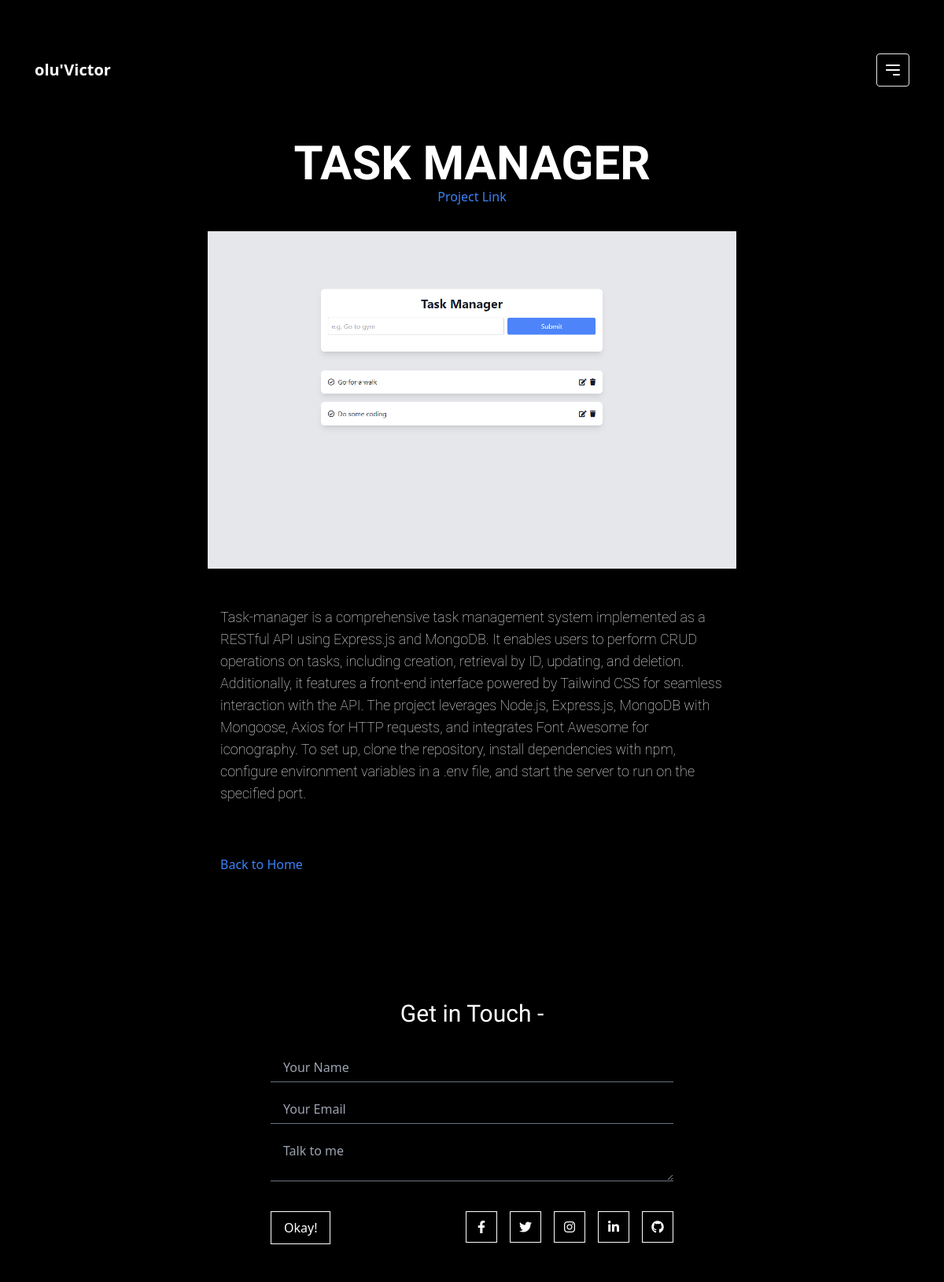
Screenshot of /project/6/ with the database file from the repository.
### main/models.py (models this page shows, shortened)
class Project(models.Model):
    title = models.CharField(max_length=200)
    description = models.TextField()
    tags = models.ManyToManyField(Tag, related_name="projects")
    link = models.URLField(max_length=200, blank=True)
    logo = models.ImageField(upload_to="project_logos/", blank=True, null=True)  # Separate field for logo

class ProjectImage(models.Model):
    project = models.ForeignKey(Project, related_name="images", on_delete=models.CASCADE)
    images = models.ImageField(upload_to="project_images/")

### main/views.py (the view)
# urls.py: path("project/<int:id>/", views.project, name="project"),
def project(request, id):
    project = get_object_or_404(Project, pk=id)
    return render(request, "project.html", {'project': project})

### main/templates/project.html (shortened to what this page needs)
{% load static %}
<!DOCTYPE html>
<html lang="en">
<head>
    <link rel="stylesheet" href="{% static 'css/style.css' %}">
    <link href="https://cdn.jsdelivr.net/npm/tailwindcss@2.2.19/dist/tailwind.min.css" rel="stylesheet">
    <link rel="stylesheet" href="https://cdnjs.cloudflare.com/ajax/libs/font-awesome/6.0.0-beta3/css/all.min.css">
</head>
<body class="bg-black text-white p-12" style="margin: 0; padding: 0;">
    <div class="w-full mx-auto">
        <header class="container mx-auto mb-12 mx-auto p-5 flex justify-between items-center max-w-6xl mt-12">
            <div>
                <a href="/"><span class="text-xl font-bold">olu'Victor</span></a>
            </div>
            <button id="menu-button" class="p-2 border rounded hover:bg-gray-700">
                <svg id="menu-icon" class="w-6 h-6" fill="none" stroke="currentColor" viewBox="0 0 24 24" xmlns="http://www.w3.org/2000/svg">
                    <path id="menu-path" stroke-linecap="round" stroke-linejoin="round" stroke-width="2" d="M4 6h16M4 12h16m-7 6h7"></path>
                </svg>
            </button>
        </header>
        <main class="container mx-auto max-w-2xl">
            <section class="project-details max-w-full relative md:max-w-3xl">
                <div class="text-center">
                    <h1 class="title text-3xl md:text-6xl font-bold">{{ project.title }}</h1>
                    <a href="{{ project.link }}" class="text-blue-500 hover:text-blue-700">Project Link</a>
                </div>
                <div class="mt-8">
                    {% for image in project.images.all %}
                    <div class="mb-8">
                        <img src="{{ image.images.url }}" alt="project-image" class="project-image">
                    </div>
                    {% endfor %}
                </div>
                <p class="subtitle sm: p-4 text-lg">{{ project.description }}</p>
                <a href="{% url 'index' %}" class="text-blue-500 hover:text-blue-700 mt-8 sm: p-4 inline-block">Back to Home</a>
            </section>
        </main>
    </div>
    <section id="contact" class="contact-section mt-24 bg-black w-full">
        <div class="max-w-2xl p-4 md:p-12 mt-12 mx-auto flex flex-col items-center justify-center">
            <div class="title text-3xl mb-8">Get in Touch - {{ message_name }}</div>
            <form action="{% url 'index' %}" method="POST" class="w-full max-w-lg">
                <div class="mb-4">
                    <input class="appearance-none bg-transparent border-b border-gray-500 w-full py-2 px-4 text-white leading-tight focus:outline-none focus:border-white" name="message-name" type="text" placeholder="Your Name">
                </div>
                <div class="mb-4">
                    <input class="appearance-none bg-transparent border-b border-gray-500 w-full py-2 px-4 text-white leading-tight focus:outline-none focus:border-white" name="message-email" type="email" placeholder="Your Email">
                </div>
                <div class="mb-4">
                    <textarea class="appearance-none bg-transparent border-b border-gray-500 w-full py-2 px-4 text-white leading-tight focus:outline-none focus:border-white" name="message" placeholder="Talk to me"></textarea>
                </div>
                <div class="flex justify-between mt-8">
                    <div>
                        <button class="bg-transparent text-white border border-white py-2 px-4 hover:bg-white hover:text-black" type="submit">Okay!</button>
                    </div>
                    <div class="flex space-x-4">
                        <a href="https://facebook.com" target="_blank" class="flex items-center justify-center w-10 h-10 border border-white text-white hover:bg-blue-700 transition duration-300">
                            <i class="fab fa-facebook-f"></i>
                        </a>
                        <a href="https://twitter.com" target="_blank" class="flex items-center justify-center w-10 h-10 border border-white  text-white hover:bg-blue-500 transition duration-300">
                            <i class="fab fa-twitter"></i>
                        </a>
                        <a href="https://instagram.com" target="_blank" class="flex items-center justify-center w-10 h-10 border border-white text-white hover:bg-pink-600 transition duration-300">
                            <i class="fab fa-instagram"></i>
                        </a>
                        <a href="https://linkedin.com" target="_blank" class="flex items-center justify-center w-10 h-10 border border-white text-white hover:bg-blue-800 transition duration-300">
                            <i class="fab fa-linkedin-in"></i>
                        </a>
                        <a href="https://github.com" target="_blank" class="flex items-center justify-center w-10 h-10 border border-white text-white hover:bg-gray-900 transition duration-300">
                            <i class="fab fa-github"></i>
                        </a>
                    </div>
                </div>
            </form>
        </div>
    </section>
</body>
</html>

### staticfiles/css/style.css (style rules this page uses)
html, :host { line-height: 1.5; -webkit-text-size-adjust: 100%; -moz-tab-size: 4; -o-tab-size: 4; tab-size: 4; font-family: ui-sans-serif, system-ui, sans-serif, "Apple Color Emoji", "Segoe UI Emoji", "Segoe UI Symbol", "Noto Color Emoji"; font-feature-settings: normal; font-variation-settings: normal; -webkit-tap-highlight-color: transparent; }
body { margin: 0; line-height: inherit; }
h1, h2, h3, h4, h5, h6 { font-size: inherit; font-weight: inherit; }
a { color: inherit; text-decoration: inherit; }
button, input, optgroup, select, textarea { font-family: inherit; font-feature-settings: inherit; font-variation-settings: inherit; font-size: 100%; font-weight: inherit; line-height: inherit; letter-spacing: inherit; color: inherit; margin: 0; padding: 0; }
button, select { text-transform: none; }
button, input:where([type='button']), input:where([type='reset']), input:where([type='submit']) { -webkit-appearance: button; background-color: transparent; background-image: none; }
blockquote, dl, dd, h1, h2, h3, h4, h5, h6, hr, figure, p, pre { margin: 0; }
textarea { resize: vertical; }
input::placeholder, textarea::placeholder { opacity: 1; color: #9ca3af; }
button, [role="button"] { cursor: pointer; }
img, svg, video, canvas, audio, iframe, embed, object { display: block; vertical-align: middle; }
img, video { max-width: 100%; height: auto; }
.title, .contact-title { font-family: "Irish Grover", system-ui; font-weight: 400; font-style: normal; }
.subtitle, body { font-family: "Roboto", sans-serif; font-weight: 100; font-style: normal; }
body { background-color: white; }

### rows the page displays
Project: title "TASK MANAGER", description "Task-manager is a comprehensive task management system implemented as a RESTful API using Express.js and MongoDB. It enables users to perform CRUD operations on tasks, including creation, retrieval by ID, updating, and deletion. Additionally, it features a front-end interface powered by Tailwind CSS for seamless interaction with the API. The project leverages Node.js, Express.js, MongoDB with Mongoose, Axios for HTTP requests, and integrates Font Awesome for iconography. To set up, clone the repository, install dependencies with npm, configure environment variables in a .env file, and start the server to run on the specified port."
ProjectImage: images (picture)
